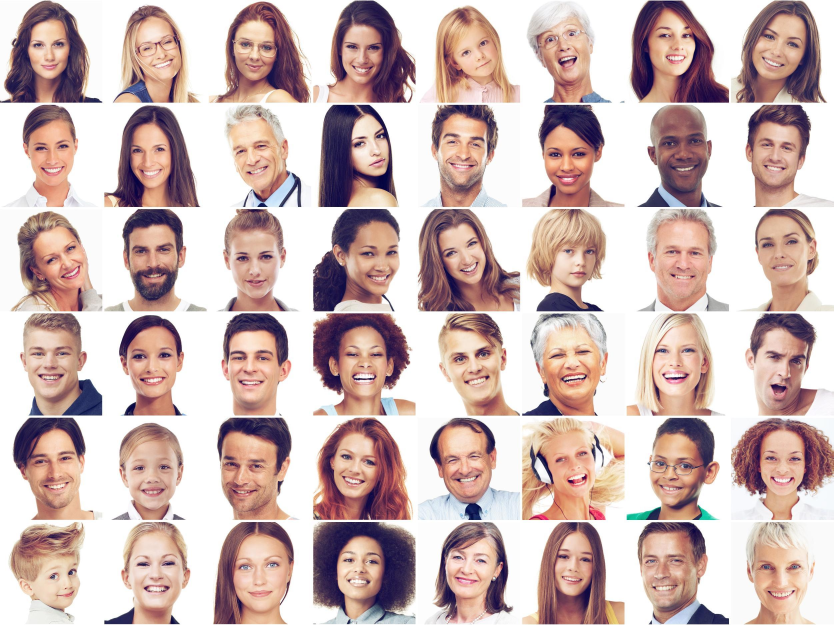
#> input picture faces-1.jpg, 2500 x 1875 px, found by its file name (shown at 1/3 size)
$ python process_image.py
#> lines starting #> are read from the running program, lines starting #| are printed output that depends on the picture
### webget.py
###############################################
#
# Title:	webget.py
#
# Descr:	Download file from URL
#
# Author:	Tarllark
#
# Team:		Successful Story
#
###############################################

import sys
import os
import urllib.request
from urllib.parse import urlparse
import shutil

def download(url, to=None):
	if to == None:
		file_name = urlparse(url).path.split('/')[-1]
	else:
		file_name = to + urlparse(url).path.split('/')[-1]
	with urllib.request.urlopen(url) as response, open(file_name, 'wb') as out_file:
		shutil.copyfileobj(response, out_file)
	return file_name

### process_image.py
from webget import download  as wget
import matplotlib.pyplot as plt
import cv2

img_url = "https://static.independent.co.uk/s3fs-public/thumbnails/image/2017/10/09/11/faces-1.jpg"

def process():
	img = cv2.imread(wget(img_url))
#> img is the input picture: shape (1875, 2500, 3); mean B, G, R 180.3, 183, 205.2

	eye_cascade = cv2.CascadeClassifier('haarcascade_eye.xml')
	face_cascade = cv2.CascadeClassifier('haarcascade_frontalface_default.xml')
	grey = cv2.cvtColor(img, cv2.COLOR_BGR2GRAY)
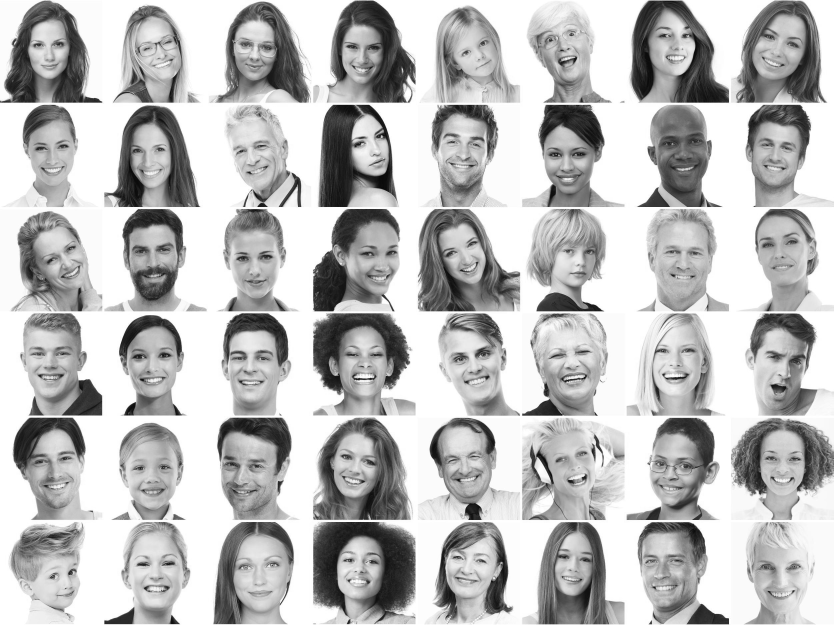
#> grey: shape (1875, 2500) (shown at 1/3 size); min 3, max 255, mean 189.4
	faces =  face_cascade.detectMultiScale(grey)
#> faces = 50 rows, first 6: [1941, 45, 168, 168], [369, 392, 158, 158], [68, 77, 154, 154], [1292, 347, 198, 198], [1929, 978, 197, 197], [996, 1615, 170, 170]

	for (x,y,w,h) in faces:
		cv2.rectangle(img,(x,y),(x+w,y+h),(255,0,0),2)
		roi_grey = grey[y:y+h, x:x+w]
		roi_color = img[y:y+h, x:x+w]
		eyes = eye_cascade.detectMultiScale(roi_grey)
		for (ex,ey,ew,eh) in eyes:
			cv2.rectangle(roi_color,(ex,ey),(ex+ew,ey+eh),(0,255,0),2)
#> this loop made 50 passes
#> (x, y, w, h, eyes) on passes 2 to 9: (369, 392, 158, 158, [[90, 38, 38, 38], [26, 44, 33, 33], [102, 108, 23, 23]]), (68, 77, 154, 154, [[87, 38, 38, 38], [27, 41, 36, 36]]), (1292, 347, 198, 198, [[40, 55, 49, 49], [109, 66, 46, 46]]), (1929, 978, 197, 197, [[108, 52, 46, 46], [40, 56, 38, 38], [94, 105, 27, 27]]), (996, 1615, 170, 170, [[25, 40, 53, 53], [93, 44, 50, 50], [78, 105, 55, 55]]), (686, 76, 161, 161, [[29, 38, 40, 40], [93, 49, 37, 37], [53, 108, 41, 41]]), (1007, 81, 163, 163, [[31, 41, 40, 40], [93, 45, 41, 41]]), (2240, 368, 177, 177, [[35, 41, 50, 50], [93, 50, 51, 51]])
#> (x, y, w, h) on passes 1, 19, 20, 23, 30, 33: (1941, 45, 168, 168), (53, 983, 192, 192), (651, 991, 201, 201), (1923, 1320, 185, 185), (2242, 654, 194, 194), (1042, 683, 194, 194)
#> pass 1, in process, `roi_grey = grey[y:y+h, x:x+w]`:
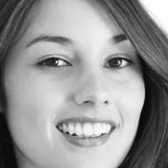
#> roi_grey: shape (168, 168); min 6, max 255, mean 148.5
#> pass 1, in process, `roi_color = img[y:y+h, x:x+w]`:
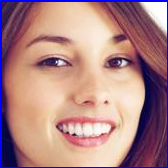
#> roi_color: shape (168, 168, 3); mean B, G, R 135.8, 133.2, 175.5
#> pass 2, in process, `roi_color = img[y:y+h, x:x+w]`:
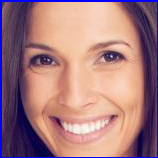
#> roi_color: shape (158, 158, 3); mean B, G, R 128.6, 122.7, 165.9
#> after the loop:
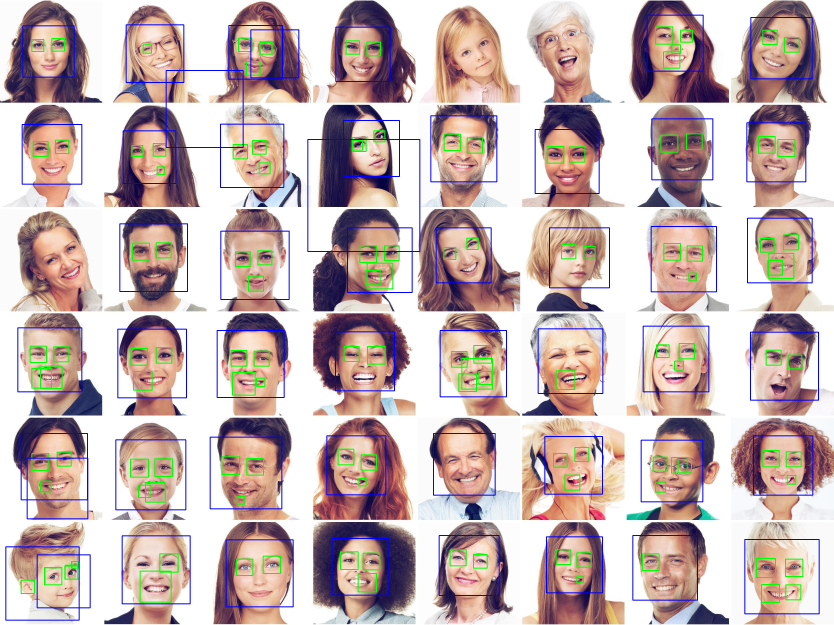
#> img: shape (1875, 2500, 3) (shown at 1/3 size); mean B, G, R 180.4, 180.2, 197.7
#> after the loop:
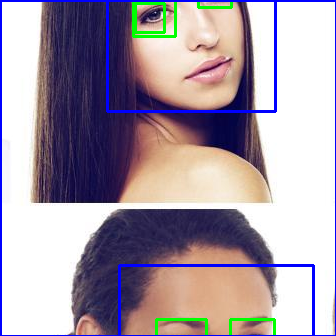
#> roi_color: shape (336, 336, 3); mean B, G, R 168.2, 155.2, 167.1
#> after the loop:
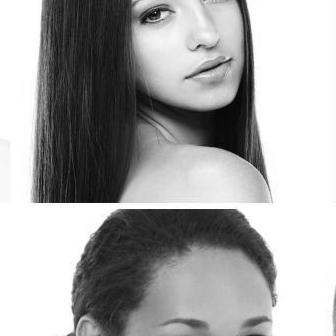
#> roi_grey: shape (336, 336); min 4, max 255, mean 165.7

	tmp = cv2.cvtColor(img, cv2.COLOR_BGR2RGB)
	plt.imshow(tmp)

if __name__ == '__main__':

	process()
	plt.show()
